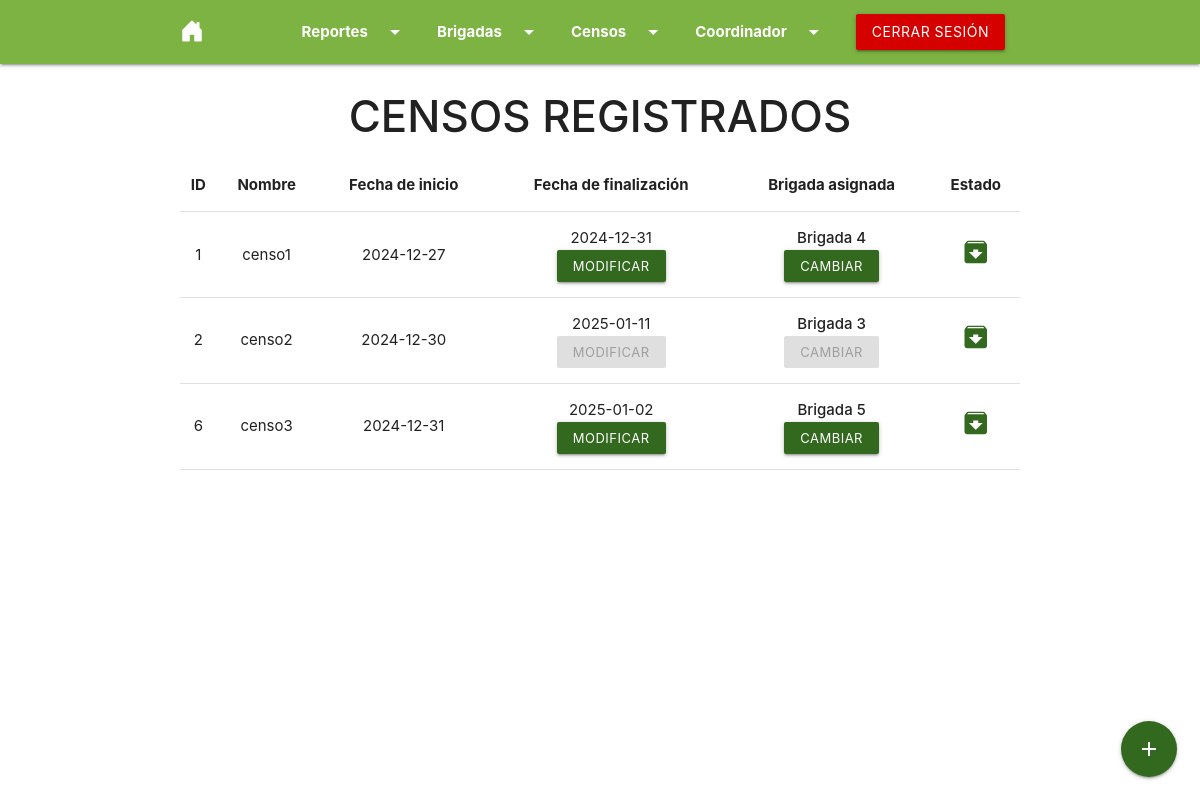
Page /arboladoZacatenco/censos/vista_censos.php (signed in) on the committed database.
### tables this page shows
CREATE TABLE `censos` (
  `id` int(11) NOT NULL,
  `nombre` varchar(50) NOT NULL,
  `fecha_inicio` date NOT NULL,
  `fecha_fin` date NOT NULL,
  `brigada` int(11) DEFAULT NULL,
  `estado` varchar(15) NOT NULL
);

### arboladoZacatenco/censos/vista_censos.php (the view, shortened to what this page needs)
<?php include("../db.php");
?>
<?php include("../includes/header.php") ?>
<body onload="<?php
    if(isset($_SESSION['message'])){
        echo $_SESSION['message'];
    }
?>">
<?php include("../includes/navbar.php") ?>
    <h3 class="center-align"><strong>CENSOS REGISTRADOS</strong></h3>
    <div class="container">
        <div class="row responsive-table">
            <table id="tabla_censos" class="centered highlight display">
                <thead>
                    <tr>
                        <th>ID</th>
                        <th>Nombre</th>
                        <th>Fecha de inicio</th>
                        <th>Fecha de finalización</th>
                        <th>Brigada asignada</th>
                        <th>Estado</th>
                    </tr>
                </thead>
                <tbody>
<?php
    $query = "SELECT * FROM censos; ";
    $result = mysqli_query($conn, $query);
    while($row = mysqli_fetch_array($result)){
?>
                    <tr>
                        <td><?php echo $row['id'] ?></td>
                        <td><?php echo $row['nombre'] ?></td>
                        <td><?php echo $row['fecha_inicio'] ?></td>
                        <td><?php echo $row['fecha_fin'] ?><br><a
                            class="waves-effect waves-light btn-small modal-trigger light-green darken-4
                            <?php if(strcmp($row['estado'], 'Finalizado') == 0){
                                    echo "disabled";
                            } ?>" href="#fechaFin?id=<?php echo $row['id']; ?>">Modificar</a>
                        </td>
                        <td><strong>Brigada <?php echo $row['brigada']; ?></strong><br><a
                            class="waves-effect waves-light btn-small modal-trigger light-green darken-4
                            <?php if(strcmp($row['estado'], 'Finalizado') == 0){
                                    echo "disabled";
                            } if(strcmp($row['brigada'], NULL) == 0) echo "pulse"; ?>" href="#cambiarBrigada<?php echo $row['id']; ?>">Cambiar</a></td>
                        <td><a href="#finalizarCenso?id=<?php echo $row['id']; ?>" class="waves-effect waves-light modal-trigger">
                            <i class="material-icons small light-green-text text-darken-4 ">archive</i></a></td>
                    </tr>
<?php
    }
?>
                </tbody>
            </table>
        </div>
    </div>
    <div class="fixed-action-btn">
        <a class="btn-floating btn-large light-green darken-4 modal-trigger" href="#nuevo_censo">
            <i class="large material-icons">add</i>
        </a>
    </div>
</body>
</html>

### arboladoZacatenco/includes/header.php (shortened to what this page needs)
<!DOCTYPE html>
<html lang="en">
<head>
    <link rel="stylesheet" href="https://unpkg.com/leaflet@1.9.4/dist/leaflet.css"
/>
    <link rel="stylesheet" href="https://cdnjs.cloudflare.com/ajax/libs/materialize/1.0.0/css/materialize.min.css">
    <link rel="stylesheet" href="https://cdn.jsdelivr.net/npm/bootstrap-icons@1.11.3/font/bootstrap-icons.min.css">
    <link rel="stylesheet" href="https://cdn.datatables.net/2.1.8/css/dataTables.dataTables.min.css">
    <link rel="stylesheet" href="../css/dropdown.css" />
</head>

### arboladoZacatenco/includes/navbar.php (shortened to what this page needs)
<nav class="light-green darken-1">
    <div class="navbar-wrapper">
        <div class="nav-wrapper container">
            <a href="../index.php" class="brand-logo"><i class="bi bi-house-door-fill"></i></a>
            <ul class="right">
                <li>
                    <a href="#" class="dropdown-trigger" data-target="reportes"><b>Reportes<i class="material-icons right">arrow_drop_down</i></b></a>
                </li>
                    <?php if(isset($_SESSION['tipoUsuario'])){
                    ?>
                <li>
                    <a class="dropdown-trigger" href="#!" data-target="dropdown1"><b>Brigadas</b><i class="material-icons right">arrow_drop_down</i></a>
                </li>
                    <?php
                    } ?>
                    <?php if(isset($_SESSION['tipoUsuario']) && strcmp($_SESSION['tipoUsuario'], "coordinador") == 0){
                    ?>
                <li>
                    <a class="dropdown-trigger" href="#" data-target="censos"><b>Censos</b><i class="material-icons right">arrow_drop_down</i></a>
                </li>
                <li>
                    <a class="dropdown-trigger" href="#" data-target="coordinador"><b>Coordinador</b><i class="material-icons right">arrow_drop_down</i></a>
                </li>
                    <?php
                    } ?>
                <li>
                    <?php if(!isset($_SESSION['tipoUsuario'])){
                    ?>
                    <a href="../login/indexa.php" class="btn light-green darken-4 waves-effect waves-light">Iniciar sesión</a>
                    <?php
                    } else { ?>
                    <a href="../login/cerrar_sesion.php" class="btn red accent-4 waves-effect waves-light">Cerrar sesión</a>
                    <?php
                    } ?>
                </li>
            </ul>
        </div>
    </div>
</nav>

### rows in the picture
censos: id "1", nombre "censo1", fecha_inicio "2024-12-27", fecha_fin "2024-12-31", brigada "4"
censos: id "2", nombre "censo2", fecha_inicio "2024-12-30", fecha_fin "2025-01-11", brigada "3"
censos: id "6", nombre "censo3", fecha_inicio "2024-12-31", fecha_fin "2025-01-02", brigada "5"
